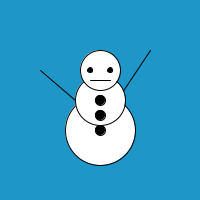
Frame 1 (no input)
Frame 60 (the mouse pressed at the canvas centre just before this capture): identical to frame 1, image omitted
Frame 120 (the mouse held since frame 60 and released just before this capture): identical to frame 1, image omitted

The Processing sketch that drew this single still picture (run headless with seeded random() and noise(); from frame 60 on, the mouse is pressed at the canvas centre):

// Processing sketch: processing_49414
// ── processing_49414.pde

//----------------------------------- FUNTIONS
void setup() {
  size (200, 200);
  smooth (); 
  rectMode (CENTER);
  ellipseMode (CENTER);

  //----------------------------------- CONSOL MESSAGE
  println("Walking in a winter wonderland!");
}

void draw() {
  background (30, 150, 200);
  fill(255);
  //----------------------------------- LINES
  line (75, 100, 40, 70);
  line (100, 125, 150, 50);

  //----------------------------------- CIRCLES

  ellipse (100, 130, 70, 70);
  ellipse (100, 100, 50, 50);
  ellipse (100, 70, 40, 40);

  fill (0);
  ellipse (100, 100, 10, 10);
  ellipse (100, 115, 10, 10);
  ellipse (100, 130, 10, 10);
  ellipse (90, 70, 5, 5);
  ellipse (110, 70, 5, 5);

  //----------------------------------- LINES
  line (90, 80, 110, 80);
}
